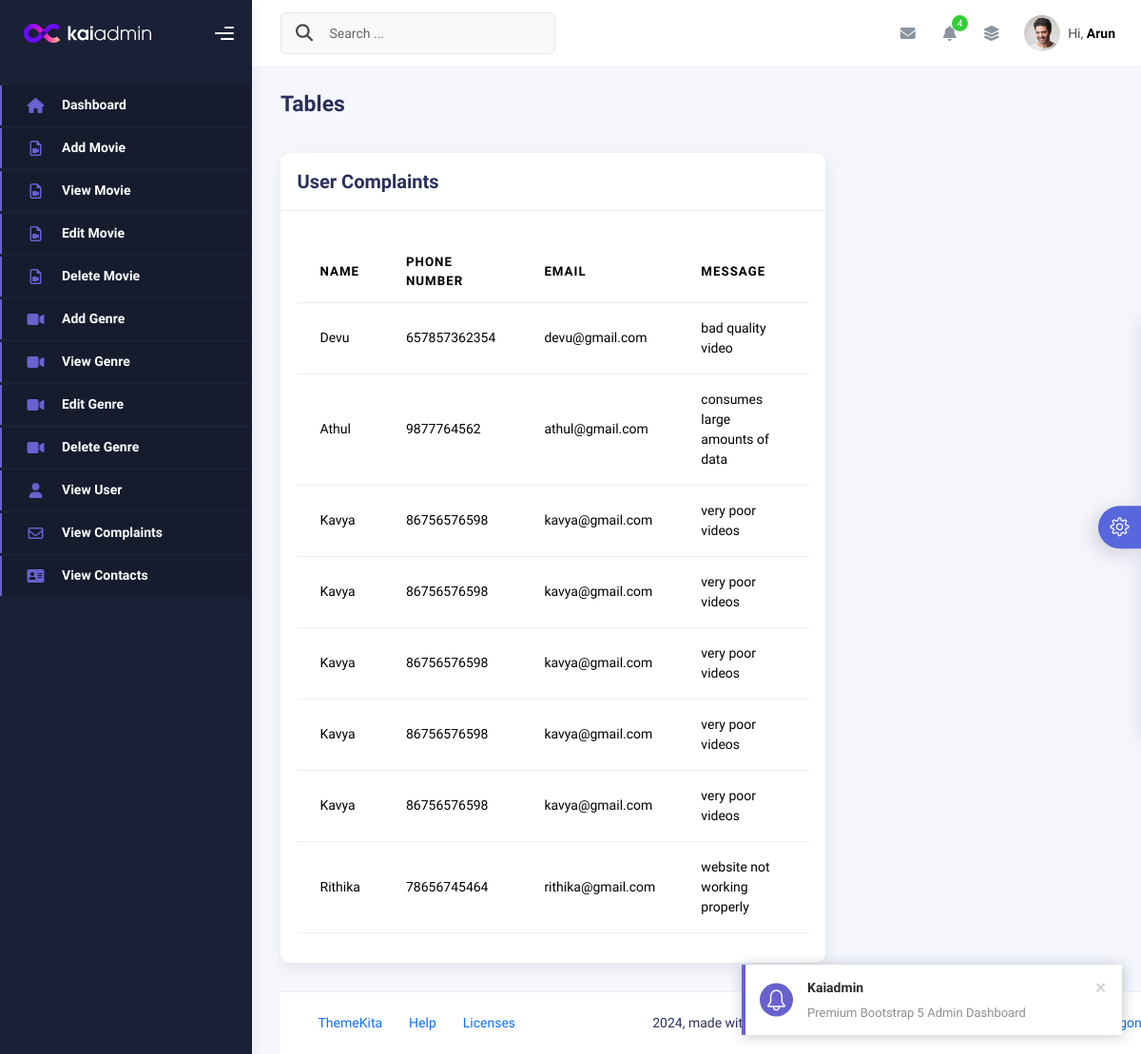
Page /viewcomplaint on the earlier database version.
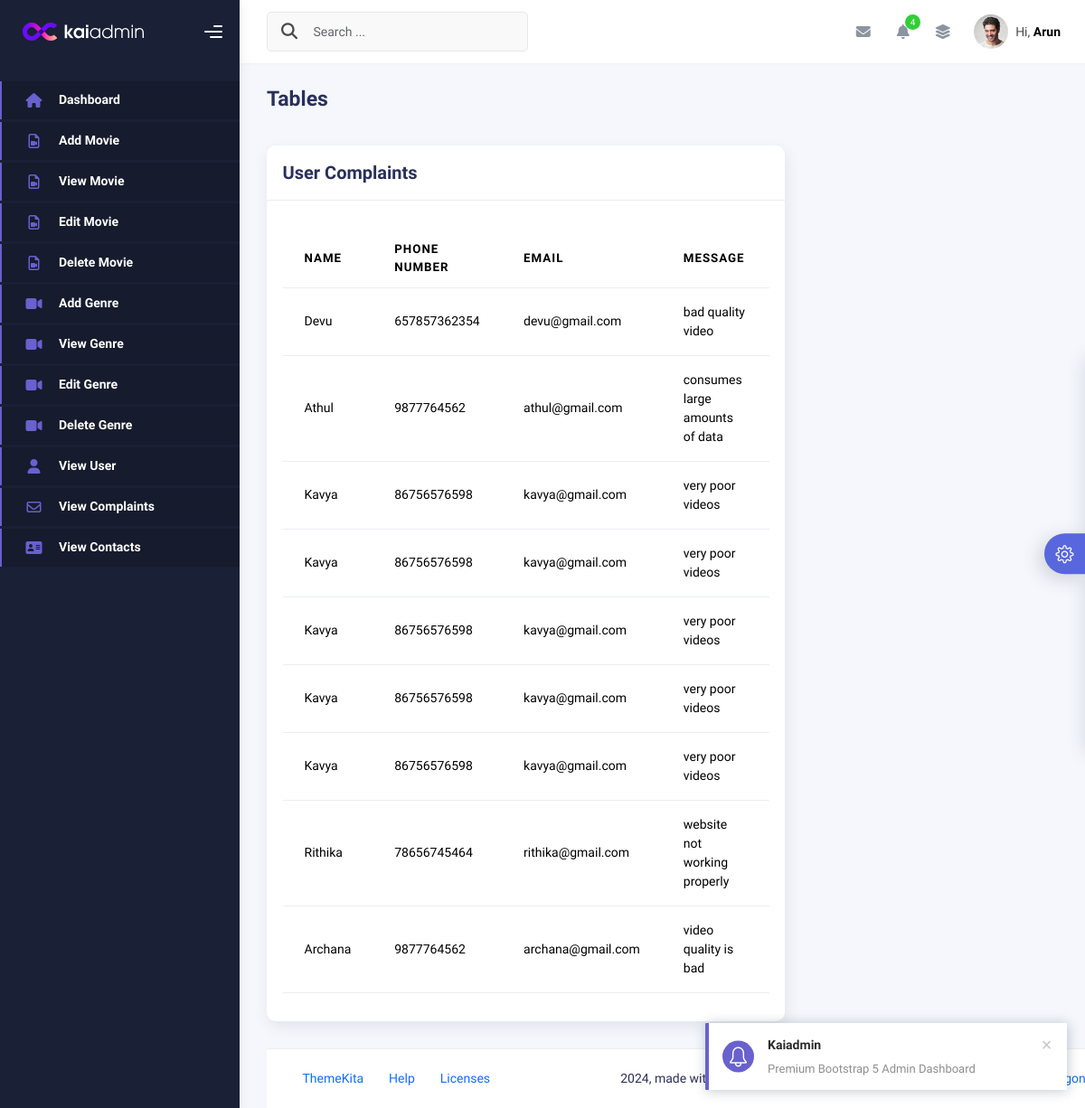
Same page on the later database version.
### User/models.py (models this page shows)
class Complaint(models.Model):
    names=models.CharField(max_length=25,null=True)
    phones=models.IntegerField(null=True)
    emails=models.EmailField()
    messages=models.CharField(max_length=100,null=True)

### Admin/views.py (the view)
# urls.py: path('viewcomplaint',views.viewcomplaint,name='viewcomplaint'),
def viewcomplaint(request):
    details=Complaint.objects.all()
    context={'details':details}
    return render(request,'viewcomplaint.html',context)

### Admin/templates/viewcomplaint.html
{% extends 'admin_home.html' %}
{% block first %}
<div class="container">
    <div class="page-inner">
      <div class="page-header">
        <h3 class="fw-bold mb-3">Tables</h3>
      </div>
      <div class="row">
        <div class="col-md-8">
          <div class="card">
            <div class="card-header">
              <div class="card-title">User Complaints</div>
            </div>
            <div class="card-body">
              <table class="table mt-3">
                <thead>
                  <tr>
                    <th scope="col">Name</th>
                    <th scope="col">Phone number</th>
                    <th scope="col">Email</th>
                    <th scope="col">Message</th>
                  </tr>
                </thead>
                <tbody>
                {% for i in details %}
                <tr>
                    <td>{{i.names}}</td>
                    <td>{{i.phones}}</td>
                    <td>{{i.emails}}</td>
                    <td>{{i.messages}}</td>
                  </tr>
                {% endfor %}
                </tbody>
              </table>
            </div>
          </div>
{% endblock %}

### Admin/templates/admin_home.html (shortened to what this page needs)
<!DOCTYPE html>
{% load static %}
<html lang="en">
  <head>
    <link rel="stylesheet" href="https://cdnjs.cloudflare.com/ajax/libs/font-awesome/6.5.1/css/all.min.css">
    <link rel="stylesheet" href="https://cdnjs.cloudflare.com/ajax/libs/font-awesome/6.5.1/css/all.min.css">
    <link rel="stylesheet" href="https://cdnjs.cloudflare.com/ajax/libs/font-awesome/6.5.1/css/all.min.css">
    <link rel="stylesheet" href="https://cdnjs.cloudflare.com/ajax/libs/font-awesome/6.5.1/css/all.min.css">
    <link rel="stylesheet" href="https://cdnjs.cloudflare.com/ajax/libs/font-awesome/6.5.1/css/all.min.css">
    <link rel="stylesheet" href="https://cdnjs.cloudflare.com/ajax/libs/font-awesome/6.5.1/css/all.min.css">
    <link rel="stylesheet" href="{% static 'assets/css/bootstrap.min.css' %}" />
    <link rel="stylesheet" href="{% static 'assets/css/plugins.min.css' %}" />
    <link rel="stylesheet" href="{% static 'assets/css/kaiadmin.min.css' %}" />
    <link rel="stylesheet" href="{% static 'assets/css/demo.css' %}" />
  </head>
  <body>
    <div class="wrapper">
      <div class="sidebar" data-background-color="dark">
        <div class="sidebar-logo">
          <div class="logo-header" data-background-color="dark">
            <a href="index.html" class="logo">
              <img
                src="{% static 'assets/img/kaiadmin/logo_light.svg' %}"
                alt="navbar brand"
                class="navbar-brand"
                height="20"
              />
            </a>
            <div class="nav-toggle">
              <button class="btn btn-toggle toggle-sidebar">
                <i class="gg-menu-right"></i>
              </button>
            </div>
          </div>
        </div>
        <div class="sidebar-wrapper scrollbar scrollbar-inner">
          <div class="sidebar-content">
            <ul class="nav nav-secondary">
              <li class="nav-item active">
                <a
                  href="{% url 'home' %}"
                >
                  <i class="fas fa-home"></i>
                  <p>Dashboard</p>
                </a>
                <a
                  href="{% url 'addmovie' %}"
                >
                <i class="fa-regular fa-file-video"></i>
                  <p>Add Movie</p>
                </a>
                <a
                  href="{% url 'viewmovie' %}"
                >
                <i class="fa-regular fa-file-video"></i>
                  <p>View Movie</p>
                </a>
                <a
                  href="{% url 'viewmovie' %}"
                >
                <i class="fa-regular fa-file-video"></i>
                  <p>Edit Movie</p>
                </a>
                <a
                  href="{% url 'viewmovie' %}"
                >
                <i class="fa-regular fa-file-video"></i>
                  <p>Delete Movie</p>
                </a>
                <a
                  href="{% url 'addgenre' %}"
                >
                <i class="fa-solid fa-video"></i>
                  <p>Add Genre</p>
                </a>
                <a
                  href="{% url 'viewgenre' %}"
                >
                <i class="fa-solid fa-video"></i>
                  <p>View Genre</p>
                </a>
                <a
                  href="{% url 'editgenrebutton' %}"
                >
                <i class="fa-solid fa-video"></i>
                  <p>Edit Genre</p>
                </a>
                <a
                  href="{% url 'editgenrebutton' %}"
                >
                <i class="fa-solid fa-video"></i>
                  <p>Delete Genre</p>
                </a>
                <a
                  href="{% url 'viewuser' %}"
                >
                <i class="fa-solid fa-user"></i>
                  <p>View User</p>
                </a>
                <a
                href="{% url 'viewcomplaint' %}"
              >
              <i class="fa-regular fa-envelope"></i>
                <p>View Complaints</p>
              </a>
              <a
              href="{% url 'viewcontacts' %}"
            >
            <i class="fa-solid fa-address-card"></i>
              <p>View Contacts</p>
            </a>
                </li>
            </ul>
          </div>
        </div>
      </div>
      <div class="main-panel">
        <div class="main-header">
          <nav
            class="navbar navbar-header navbar-header-transparent navbar-expand-lg border-bottom"
          >
            <div class="container-fluid">
              <nav
                class="navbar navbar-header-left navbar-expand-lg navbar-form nav-search p-0 d-none d-lg-flex"
              >
                <div class="input-group">
                  <div class="input-group-prepend">
                    <button type="submit" class="btn btn-search pe-1">
                      <i class="fa fa-search search-icon"></i>
                    </button>
                  </div>
                  <input
                    type="text"
                    placeholder="Search ..."
                    class="form-control"
                  />
                </div>
              </nav>
              <ul class="navbar-nav topbar-nav ms-md-auto align-items-center">
                <li class="nav-item topbar-icon dropdown hidden-caret">
                  <a
                    class="nav-link dropdown-toggle"
                    href="#"
                    id="messageDropdown"
                    role="button"
                    data-bs-toggle="dropdown"
                    aria-haspopup="true"
                    aria-expanded="false"
                  >
                    <i class="fa fa-envelope"></i>
                  </a>
                </li>
                <li class="nav-item topbar-icon dropdown hidden-caret">
                  <a
                    class="nav-link dropdown-toggle"
                    href="#"
                    id="notifDropdown"
                    role="button"
                    data-bs-toggle="dropdown"
                    aria-haspopup="true"
                    aria-expanded="false"
                  >
                    <i class="fa fa-bell"></i>
                    <span class="notification">4</span>
                  </a>
                </li>
                <li class="nav-item topbar-icon dropdown hidden-caret">
                  <a
                    class="nav-link"
                    data-bs-toggle="dropdown"
                    href="#"
                    aria-expanded="false"
                  >
                    <i class="fas fa-layer-group"></i>
                  </a>
                </li>
                <li class="nav-item topbar-user dropdown hidden-caret">
                  <a
                    class="dropdown-toggle profile-pic"
                    data-bs-toggle="dropdown"
                    href="#"
                    aria-expanded="false"
                  >
                    <div class="avatar-sm">
                      <img
                        src="{% static 'assets/img/profile.jpg' %}"
                        alt="..."
                        class="avatar-img rounded-circle"
                      />
                    </div>
                    <span class="profile-username">
                      <span class="op-7">Hi,</span>
                      <span class="fw-bold">Arun</span>
                    </span>
                  </a>
                </li>
              </ul>
            </div>
          </nav>
        </div>
        {% block first %}{% endblock%}
        <footer class="footer">
          <div class="container-fluid d-flex justify-content-between">
            <nav class="pull-left">
              <ul class="nav">
                <li class="nav-item">
                  <a class="nav-link" href="http://www.themekita.com">
                    ThemeKita
                  </a>
                </li>
                <li class="nav-item">
                  <a class="nav-link" href="#"> Help </a>
                </li>
                <li class="nav-item">
                  <a class="nav-link" href="#"> Licenses </a>
                </li>
              </ul>
            </nav>
            <div class="copyright">
              2024, made with  by
              <a href="http://www.themekita.com">ThemeKita</a>
            </div>
            <div>
              <a target="_blank" href="https://themewagon.com/">ThemeWagon</a>.
            </div>
          </div>
        </footer>
      </div>
      <div class="custom-template">
        <div class="custom-toggle">
          <i class="icon-settings"></i>
        </div>
      </div>
    </div>
  </body>
</html>

### Admin/static/assets/css/demo.css (style rules this page uses)
.custom-template { position: fixed; top: 50%; transform: translateY(-50%); right: -325px; width: 325px; height: max-content; display: block; z-index: 1; background: #ffffff; transition: all .3s; z-index: 1003; box-shadow: -1px 1px 20px rgba(69, 65, 78, 0.15); border-top-left-radius: 5px; border-bottom-left-radius: 5px; transition: all .5s; }
.custom-template .custom-toggle { position: absolute; width: 45px; height: 45px; background: #5867dd; top: 50%; left: -45px; transform: translateY(-50%); display: flex; align-items: center; justify-content: center; text-align: center; border-top-left-radius: 30px; border-bottom-left-radius: 30px; cursor: pointer; color: #ffffff; box-shadow: -5px 5px 20px rgba(69, 65, 78, 0.21); }
.custom-template .custom-toggle i { font-size: 20px; animation: 1.3s spin linear infinite; }

Differences in the rows shown:
added Complaint: names "Archana", phones "9877764562", emails "archana@gmail.com", messages "video quality is bad"
